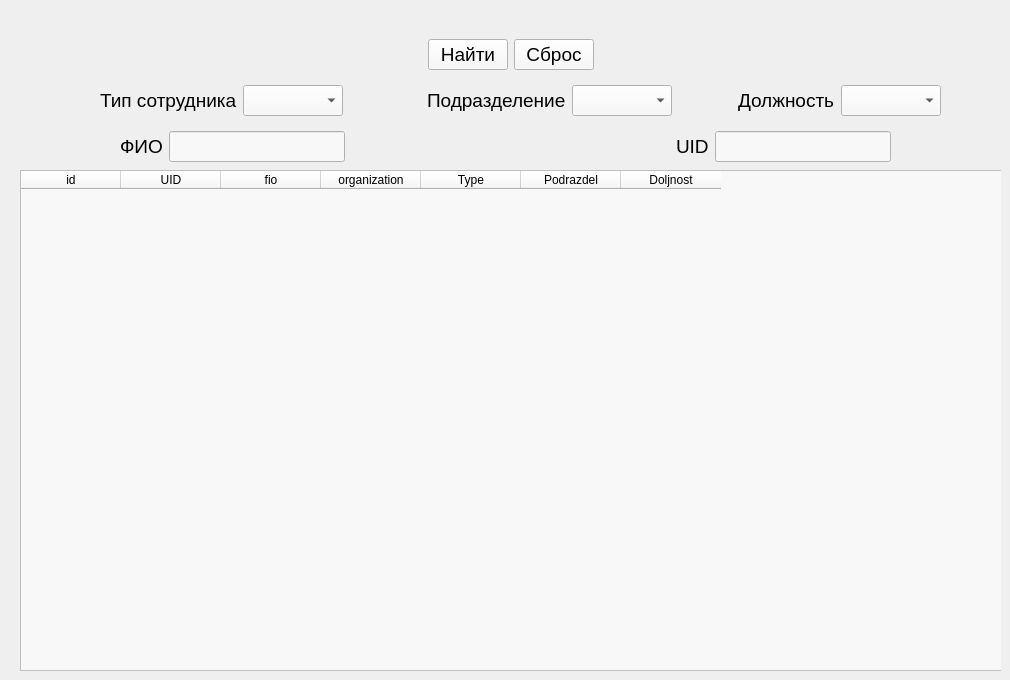
    <widget class="QWidget" name="page_Organization">
     <widget class="QWidget" name="widget_14" native="true">
      <property name="geometry">
       <rect>
        <x>20</x>
        <y>20</y>
        <width>981</width>
        <height>651</height>
       </rect>
      </property>
      <widget class="QTableWidget" name="tableOrganization">
       <property name="geometry">
        <rect>
         <x>0</x>
         <y>150</y>
         <width>1001</width>
         <height>501</height>
        </rect>
       </property>
       <property name="styleSheet">
        <string notr="true">background-color: rgb(248, 248, 248);</string>
       </property>
       <column>
        <property name="text">
         <string>id</string>
        </property>
       </column>
       <column>
        <property name="text">
         <string>UID</string>
        </property>
       </column>
       <column>
        <property name="text">
         <string>fio</string>
        </property>
       </column>
       <column>
        <property name="text">
         <string>organization</string>
        </property>
       </column>
       <column>
        <property name="text">
         <string>Type</string>
        </property>
       </column>
       <column>
        <property name="text">
         <string>Podrazdel</string>
        </property>
       </column>
       <column>
        <property name="text">
         <string>Doljnost</string>
        </property>
       </column>
      </widget>
      <widget class="QWidget" name="layoutWidget">
       <property name="geometry">
        <rect>
         <x>0</x>
         <y>10</y>
         <width>981</width>
         <height>141</height>
        </rect>
       </property>
       <layout class="QVBoxLayout" name="verticalLayout_10">
        <item>
         <layout class="QHBoxLayout" name="horizontalLayout_27">
          <item>
           <spacer name="horizontalSpacer_18">
            <property name="orientation">
             <enum>Qt::Horizontal</enum>
            </property>
            <property name="sizeHint" stdset="0">
             <size>
              <width>40</width>
              <height>20</height>
             </size>
            </property>
           </spacer>
          </item>
          <item>
           <widget class="QPushButton" name="btnSearchOrg">
            <property name="font">
             <font>
              <pointsize>14</pointsize>
             </font>
            </property>
            <property name="styleSheet">
             <string notr="true">background-color: rgb(248, 248, 248);</string>
            </property>
            <property name="text">
             <string>Найти</string>
            </property>
            <property name="icon">
             <iconset resource="icon_test.qrc">
              <normaloff>:/icons/icon/lupa.png</normaloff>:/icons/icon/lupa.png</iconset>
            </property>
            <property name="iconSize">
             <size>
              <width>24</width>
              <height>24</height>
             </size>
            </property>
           </widget>
          </item>
          <item>
           <widget class="QPushButton" name="btnResetOrg">
            <property name="font">
             <font>
              <pointsize>14</pointsize>
             </font>
            </property>
            <property name="styleSheet">
             <string notr="true">background-color: rgb(248, 248, 248);</string>
            </property>
            <property name="text">
             <string>Сброс</string>
            </property>
            <property name="icon">
             <iconset resource="icon_test.qrc">
              <normaloff>:/icons/icon/Sbros.png</normaloff>:/icons/icon/Sbros.png</iconset>
            </property>
            <property name="iconSize">
             <size>
              <width>24</width>
              <height>24</height>
             </size>
            </property>
           </widget>
          </item>
          <item>
           <spacer name="horizontalSpacer_19">
            <property name="orientation">
             <enum>Qt::Horizontal</enum>
            </property>
            <property name="sizeHint" stdset="0">
             <size>
              <width>40</width>
              <height>20</height>
             </size>
            </property>
           </spacer>
          </item>
         </layout>
        </item>
        <item>
         <layout class="QHBoxLayout" name="horizontalLayout_34">
          <item>
           <layout class="QHBoxLayout" name="horizontalLayout_31">
            <item>
             <spacer name="horizontalSpacer_21">
              <property name="orientation">
               <enum>Qt::Horizontal</enum>
              </property>
              <property name="sizeHint" stdset="0">
               <size>
                <width>40</width>
                <height>20</height>
               </size>
              </property>
             </spacer>
            </item>
            <item>
             <widget class="QLabel" name="orgLab_1">
              <property name="font">
               <font>
                <pointsize>14</pointsize>
               </font>
              </property>
              <property name="styleSheet">
               <string notr="true"/>
              </property>
              <property name="text">
               <string>Тип сотрудника</string>
              </property>
             </widget>
            </item>
            <item>
             <widget class="QComboBox" name="boxTypeOrg">
              <property name="font">
               <font>
                <pointsize>14</pointsize>
               </font>
              </property>
              <property name="styleSheet">
               <string notr="true">background-color: rgb(248, 248, 248);</string>
              </property>
             </widget>
            </item>
           </layout>
          </item>
          <item>
           <layout class="QHBoxLayout" name="horizontalLayout_32">
            <item>
             <spacer name="horizontalSpacer_17">
              <property name="orientation">
               <enum>Qt::Horizontal</enum>
              </property>
              <property name="sizeHint" stdset="0">
               <size>
                <width>40</width>
                <height>20</height>
               </size>
              </property>
             </spacer>
            </item>
            <item>
             <widget class="QLabel" name="orgLab_2">
              <property name="font">
               <font>
                <pointsize>14</pointsize>
               </font>
              </property>
              <property name="text">
               <string>Подразделение</string>
              </property>
             </widget>
            </item>
            <item>
             <widget class="QComboBox" name="boxStructurOrg">
              <property name="font">
               <font>
                <pointsize>14</pointsize>
               </font>
              </property>
              <property name="styleSheet">
               <string notr="true">background-color: rgb(248, 248, 248);</string>
              </property>
             </widget>
            </item>
           </layout>
          </item>
          <item>
           <layout class="QHBoxLayout" name="horizontalLayout_33">
            <item>
             <spacer name="horizontalSpacer_16">
              <property name="orientation">
               <enum>Qt::Horizontal</enum>
              </property>
              <property name="sizeHint" stdset="0">
               <size>
                <width>40</width>
                <height>20</height>
               </size>
              </property>
             </spacer>
            </item>
            <item>
             <widget class="QLabel" name="orgLab_3">
              <property name="font">
               <font>
                <pointsize>14</pointsize>
               </font>
              </property>
              <property name="text">
               <string>Должность</string>
              </property>
             </widget>
            </item>
            <item>
             <widget class="QComboBox" name="boxJobOrg">
              <property name="font">
               <font>
                <pointsize>14</pointsize>
               </font>
              </property>
              <property name="styleSheet">
               <string notr="true">background-color: rgb(248, 248, 248);</string>
              </property>
             </widget>
            </item>
            <item>
             <spacer name="horizontalSpacer_20">
              <property name="orientation">
               <enum>Qt::Horizontal</enum>
              </property>
              <property name="sizeHint" stdset="0">
               <size>
                <width>40</width>
                <height>20</height>
               </size>
              </property>
             </spacer>
            </item>
           </layout>
          </item>
         </layout>
        </item>
        <item>
         <layout class="QHBoxLayout" name="horizontalLayout_30">
          <item>
           <layout class="QHBoxLayout" name="horizontalLayout_28">
            <item>
             <spacer name="horizontalSpacer_23">
              <property name="orientation">
               <enum>Qt::Horizontal</enum>
              </property>
              <property name="sizeHint" stdset="0">
               <size>
                <width>40</width>
                <height>20</height>
               </size>
              </property>
             </spacer>
            </item>
            <item>
             <widget class="QLabel" name="orgLab_4">
              <property name="font">
               <font>
                <pointsize>14</pointsize>
               </font>
              </property>
              <property name="text">
               <string>ФИО</string>
              </property>
             </widget>
            </item>
            <item>
             <widget class="QLineEdit" name="textFioOrg">
              <property name="font">
               <font>
                <pointsize>14</pointsize>
               </font>
              </property>
              <property name="styleSheet">
               <string notr="true">background-color: rgb(248, 248, 248);</string>
              </property>
             </widget>
            </item>
           </layout>
          </item>
          <item>
           <spacer name="horizontalSpacer_15">
            <property name="orientation">
             <enum>Qt::Horizontal</enum>
            </property>
            <property name="sizeHint" stdset="0">
             <size>
              <width>40</width>
              <height>20</height>
             </size>
            </property>
           </spacer>
          </item>
          <item>
           <layout class="QHBoxLayout" name="horizontalLayout_29">
            <item>
             <widget class="QLabel" name="orgLab_5">
              <property name="font">
               <font>
                <pointsize>14</pointsize>
               </font>
              </property>
              <property name="text">
               <string>UID</string>
              </property>
             </widget>
            </item>
            <item>
             <widget class="QLineEdit" name="textUidOrg">
              <property name="font">
               <font>
                <pointsize>14</pointsize>
               </font>
              </property>
              <property name="styleSheet">
               <string notr="true">background-color: rgb(248, 248, 248);</string>
              </property>
             </widget>
            </item>
            <item>
             <spacer name="horizontalSpacer_22">
              <property name="orientation">
               <enum>Qt::Horizontal</enum>
              </property>
              <property name="sizeHint" stdset="0">
               <size>
                <width>40</width>
                <height>20</height>
               </size>
              </property>
             </spacer>
            </item>
           </layout>
          </item>
         </layout>
        </item>
       </layout>
      </widget>
     </widget>
    </widget>
